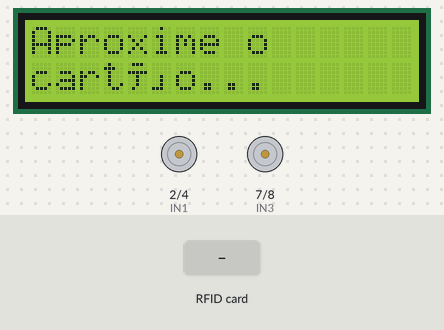
The sketch below on a simulated Arduino Uno, built with avr-gcc and run on an emulated ATmega328P. On the bench: 16×2 character LCD, motor-driver pin pairs drawn as motors (green arrow = first pin HIGH = forward, orange = second pin HIGH = backward, longer = more drive, scaled by the enable pin). Inputs (shaded band) come from the test bench. What the sketch prints to the serial monitor is not drawn.

Above: at 1.3 s.
1.4 s: RFID card 4D 35 9F BF 61 81 held to the reader
At 2.5 s:
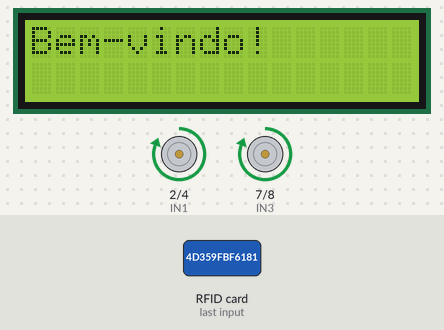
2.9 s: RFID card 5E 7A 19 C4 held to the reader
At 3.8 s:
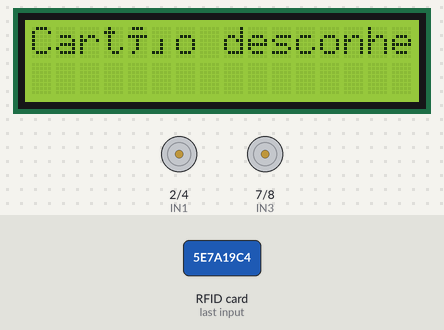
Timing chart, 0 to 5.9 s (numbered marks = the images above; inputs shaded):
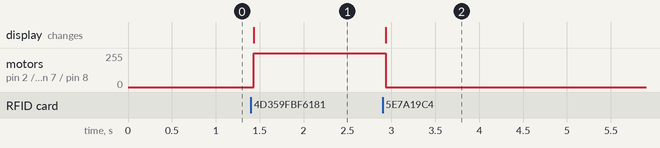

Measured:
- after the input at 1.4 s, motor on pin 2 (IN1) / pin 4 (IN2), motor on pin 7 (IN3) / pin 8 (IN4): stopped → forward 255/255 at once; the display: changes at once (image 1)
- after the input at 2.9 s, motor on pin 2 (IN1) / pin 4 (IN2), motor on pin 7 (IN3) / pin 8 (IN4): forward 255/255 → stopped at once; the display: changes at once (image 2)

The sketch:

Teste_LCD.ino
```cpp
#include <SPI.h>
#include <MFRC522.h>
#include <Wire.h>
#include <LiquidCrystal_I2C.h>

// Definindo os pinos usados para a comunicação com o módulo RFID
#define SS_PIN 10    // Pino SDA do RFID
#define RST_PIN 9    // Pino de Reset do RFID
MFRC522 mfrc522(SS_PIN, RST_PIN); // Cria uma instância do MFRC522

// Definindo os pinos para o controle dos motores L298N
#define IN1 2
#define IN2 4
#define IN3 7
#define IN4 8
#define ENA 5
#define ENB 6

// Endereço I2C e tamanho do LCD
LiquidCrystal_I2C lcd(0x27, 16, 2);  // Substitua 0x27 se necessário

// IDs válidos dos cartões em formato hexadecimal (como strings)
String validCard1 = "4D359FBF6181";  // Cartão para ligar o motor
String validCard2 = "4172E11BF6180";  // Cartão para desligar o motor

// Variável para controlar o estado do motor (ligado ou desligado)
bool motorOn = false;

void setup() {
  Serial.begin(9600);     // Inicializa a comunicação serial
  SPI.begin();            // Inicializa a comunicação SPI
  mfrc522.PCD_Init();     // Inicializa o módulo RFID

  // Inicializa o LCD
  lcd.init();
  lcd.backlight();        // Liga a luz de fundo
  lcd.clear();            // Limpa a tela
  lcd.setCursor(0, 0);    // Define o cursor na primeira linha
  lcd.print("Aproxime o"); // Exibe uma mensagem inicial
  lcd.setCursor(0, 1);    // Define o cursor na segunda linha
  lcd.print("cartão...");  // Exibe o resto da mensagem

  // Configura os pinos dos motores
  pinMode(IN1, OUTPUT);
  pinMode(IN2, OUTPUT);
  pinMode(IN3, OUTPUT);
  pinMode(IN4, OUTPUT);
  pinMode(ENA, OUTPUT);
  pinMode(ENB, OUTPUT);

  // Liga os motores inicialmente (com a variável motorOn controlando o estado)
  analogWrite(ENA, 255);
  analogWrite(ENB, 255);
  Serial.println("Aproxime o cartão para iniciar...");
}

void loop() {
  // Verifica se há um cartão RFID próximo
  if (mfrc522.PICC_IsNewCardPresent()) {
    if (mfrc522.PICC_ReadCardSerial()) {
      Serial.print("ID do cartão: ");

      String cardUID = "";  // Variável para armazenar o UID como string hexadecimal

      // Concatena o UID do cartão lido em formato hexadecimal
      for (byte i = 0; i < mfrc522.uid.size; i++) {
        cardUID += String(mfrc522.uid.uidByte[i], HEX); // Converte o byte para hexadecimal e concatena
      }

      cardUID.toUpperCase();  // Converte toda a string para maiúsculas para garantir que não haja problemas de comparação
      Serial.println(cardUID); // Imprime o UID no monitor serial

      // Checa se o ID do cartão é um dos esperados
      if (checkCard(cardUID)) {
        if (cardUID == validCard1 && !motorOn) {
          // Exibe a mensagem de boas-vindas no LCD e liga os motores
          lcd.clear();
          lcd.setCursor(0, 0);
          lcd.print("Bem-vindo!");
          forward();  // Motores girando para frente
          motorOn = true;  // Marca que o motor está ligado
        }
        else if (cardUID == validCard2 && motorOn) {
          // Exibe a mensagem de adeus no LCD e desliga os motores
          lcd.clear();
          lcd.setCursor(0, 0);
          lcd.print("Adeus!");
          stopMotors();  // Para os motores
          motorOn = false;  // Marca que o motor está desligado
        }
      } else {
        // Exibe mensagem de "Cartão desconhecido" no LCD e para os motores
        lcd.clear();
        lcd.setCursor(0, 0);
        lcd.print("Cartão desconhecido");
        stopMotors();  // Para os motores
      }

      mfrc522.PICC_HaltA();  // Para a comunicação com o cartão
    }
  }
}

// Função para checar se o UID do cartão é válido
bool checkCard(String cardUID) {
  // Verifica se o UID lido é um dos cartões permitidos
  if (cardUID == validCard1 || cardUID == validCard2) {
    return true;
  }
  return false;
}

// Função para mover os motores para frente
void forward() {
  digitalWrite(IN1, HIGH);
  digitalWrite(IN2, LOW);
  digitalWrite(IN3, HIGH);
  digitalWrite(IN4, LOW);
}

// Função para parar os motores
void stopMotors() {
  digitalWrite(IN1, LOW);
  digitalWrite(IN2, LOW);
  digitalWrite(IN3, LOW);
  digitalWrite(IN4, LOW);
}
```
